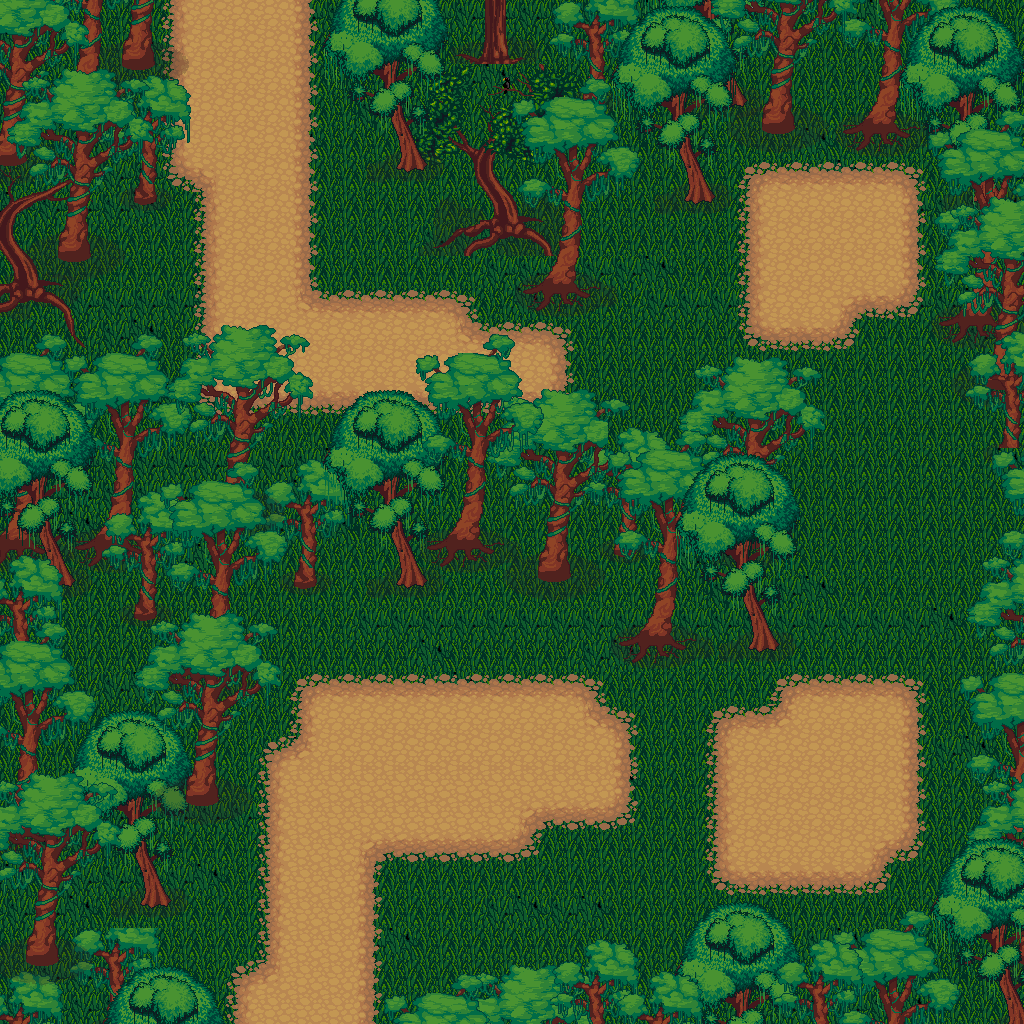

Rendered tile map (Tiled .tmx) drawn with the repository's tilesets; below, a short description and the map source with its tile grids summarised:
An orthogonal 32x32 tile map with 32x32 px tiles, 9 tile layers (Background, Path, Trees - Bonus, Trees - Detail, ...), 2 tilesets and 20 objects.

<map version="1.2" tiledversion="1.2.0" orientation="orthogonal" renderorder="right-down" width="32" height="32" tilewidth="32" tileheight="32" infinite="0" nextlayerid="13" nextobjectid="22">
 <tileset firstgid="1" name="Jungle" tilewidth="32" tileheight="32" tilecount="1024" columns="32">
  <image source="lpc-jungle/jungle.png" width="1024" height="1024" />
 </tileset>
 <tileset firstgid="1025" name="Terrain" tilewidth="32" tileheight="32" tilecount="2048" columns="32">
  <image source="lpc-terrains/lpc-terrains/terrain-v7.png" width="1024" height="2048" />
 </tileset>
 <layer id="1" name="Background" width="32" height="32">
  <data>[1024 cells, 1024 non-empty, 4 distinct tile ids]</data>
 </layer>
 <layer id="8" name="Path" width="32" height="32">
  <data>[1024 cells, 279 non-empty, 37 distinct tile ids]</data>
 </layer>
 <layer id="9" name="Trees - Bonus" width="32" height="32">
  <data>[1024 cells, 47 non-empty, 35 distinct tile ids]</data>
 </layer>
 <layer id="3" name="Trees - Detail" width="32" height="32">
  <data>[1024 cells, 181 non-empty, 119 distinct tile ids]</data>
 </layer>
 <layer id="2" name="Trees - Background" width="32" height="32">
  <data>[1024 cells, 223 non-empty, 103 distinct tile ids]</data>
 </layer>
 <layer id="4" name="Trees - Midground" width="32" height="32">
  <data>[1024 cells, 238 non-empty, 128 distinct tile ids]</data>
 </layer>
 <layer id="5" name="Trees - Midground+" width="32" height="32">
  <data>[1024 cells, 172 non-empty, 105 distinct tile ids]</data>
 </layer>
 <layer id="6" name="Trees - Frontground" width="32" height="32">
  <data>[1024 cells, 105 non-empty, 93 distinct tile ids]</data>
 </layer>
 <layer id="7" name="Trees - Frontground+" width="32" height="32">
  <data>[1024 cells, 43 non-empty, 43 distinct tile ids]</data>
 </layer>
 <objectgroup id="10" name="Collision">
  <object id="1" x="0" y="-2.66667" width="158.667" height="1029.33" />
  <object id="2" x="49.3333" y="192" width="137.333" height="832" />
  <object id="3" x="176" y="413.333" width="604" height="232" />
  <object id="4" x="330.667" y="-4" width="113.333" height="80" />
  <object id="5" x="372" y="76" width="72" height="92" />
  <object id="6" x="441.333" y="164" width="114.667" height="89.3333" />
  <object id="8" x="520" y="146.667" width="74.6667" height="162.667" />
  <object id="9" x="593.333" y="-6.66667" width="140" height="202.667" />
  <object id="10" x="732" y="-5.33333" width="198.667" height="150.667" />
  <object id="11" x="926.667" y="142.667" width="102.667" height="198.667" />
  <object id="12" x="973.333" y="337.333" width="52" height="692" />
  <object id="13" x="698.667" y="909.333" width="273.333" height="118.667" />
  <object id="14" x="550.667" y="938.667" width="142.667" height="89.3333" />
  <object id="15" x="462.667" y="966.667" width="85.3333" height="64" />
  <object id="16" x="382.667" y="994.667" width="72" height="36" />
  <object id="17" x="185.333" y="618.667" width="64" height="196" />
  <object id="18" x="242.667" y="618.667" width="42.6667" height="108" />
  <object id="21" x="120" y="-45.3333" width="264" height="44" />
 </objectgroup>
 <objectgroup id="11" name="Spawn">
  <object id="19" x="217.333" y="78.6667">
   <point />
  </object>
 </objectgroup>
 <objectgroup id="12" name="Next level">
  <object id="20" x="186.667" y="1016" width="196" height="29.3333" />
 </objectgroup>
</map>
